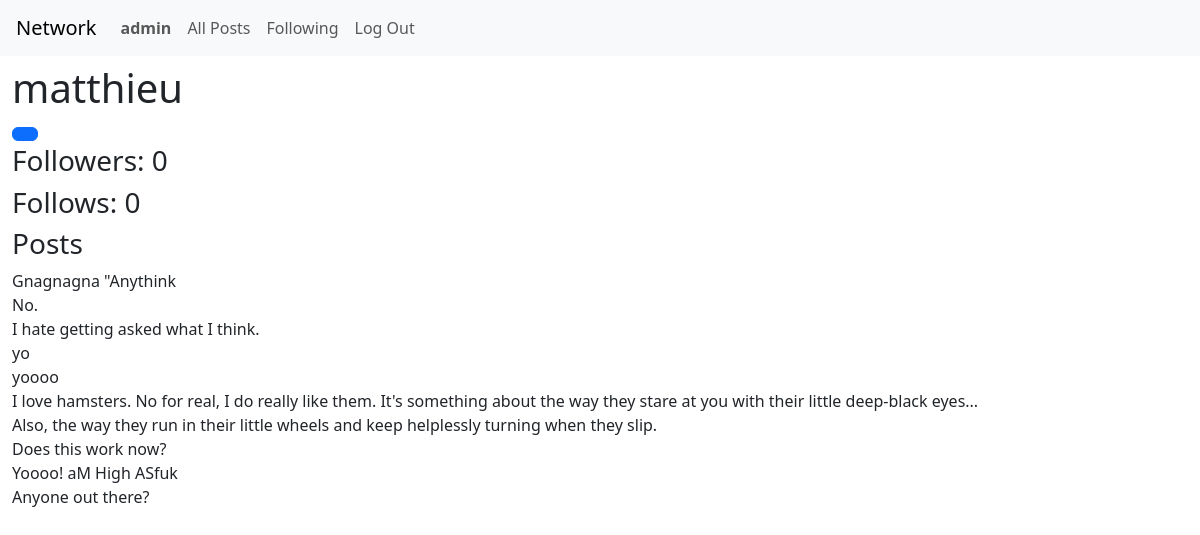
Page /matthieu (signed in) on the committed database.
### network/models.py (models this page shows, shortened)
class User(AbstractUser):
    follows = models.ManyToManyField('self', symmetrical=False, related_name='follower', blank=True)

class Post(models.Model):
    content = models.TextField(max_length= 500)
    creation_date = models.DateField(default=timezone.now().date())
    creation_time = models.TimeField(default=timezone.now().time())
    user = models.ForeignKey(User, on_delete=models.CASCADE, related_name="posts")

### network/views.py (the view)
# urls.py: path("<str:username>", views.profile, name="profile")
@login_required
def profile(request, username):
    current_user = request.user
    profile = User.objects.get(username=username)
    posts = Post.objects.filter(user=profile).order_by("-creation_date")
    return render(request, "network/profile.html", {
        "username":username,
        "posts": posts,
        "profile":profile,
        "user":current_user
    })

### network/templates/network/profile.html (shortened to what this page needs)
{% extends "network/layout.html" %}
{% block body %}
<div class="container-fluid">
    <h1 id="user_profile">{{username}}</h1>
    {% if username != user.username %}
        <button id="toggle_button" class="btn btn-primary"></button>
    {% endif %}
    <h3>Followers: 0</h3>
    <h3>Follows: 0</h3>
    <h3>Posts</h3>
    {% for post in posts %}
        <div>
            <span>{{post.content}}</span>
        </div>
    {% endfor %}
</div>
{% endblock %}

### network/templates/network/layout.html (shortened to what this page needs)
{% load static %}
<!DOCTYPE html>
<html lang="en">
    <head>
        <link href="{% static 'network/node_modules/bootstrap/dist/css/bootstrap.min.css' %}" rel="stylesheet">
        <link href="{% static 'network/styles.css' %}" rel="stylesheet">
    </head>
    <body>
        <nav class="navbar navbar-expand-lg navbar-light bg-light mb-2">
            <a class="navbar-brand ms-3" href="#">Network</a>
            <div>
                <ul class="navbar-nav mr-auto">
                {% if user.is_authenticated %}
                    <li class="nav-item">
                        <a class="nav-link" href="{{user.username}}"><strong>{{ user.username }}</strong></a>
                    </li>
                {% endif %}
                <li class="nav-item">
                    <a class="nav-link" href="{% url 'index' %}">All Posts</a>
                </li>
                {% if user.is_authenticated %}
                    <li class="nav-item">
                        <a class="nav-link" href="{% url 'following' %}">Following</a>
                    </li>
                    <li class="nav-item">
                        <a class="nav-link" href="{% url 'logout' %}">Log Out</a>
                    </li>
                {% endif %}
                </ul>
            </div>
            </nav>
        <div class="body">
            {% block body %}
            {% endblock %}
        </div>
    </body>
</html>

### rows in the picture
User: username "admin"
User: username "matthieu"
Post: content "Gnagnagna \"Anythink"
Post: content "No."
Post: content "I hate getting asked what I think."
Post: content "yo"
Post: content "yoooo"
Post: content "I love hamsters. No for real, I do really like them. It's something about the way they stare at you with their little deep-black eyes..."
Post: content "Also, the way they run in their little wheels and keep helplessly turning when they slip."
Post: content "Does this work now?"
Post: content "Yoooo! aM High ASfuk"
Post: content "Anyone out there?"
